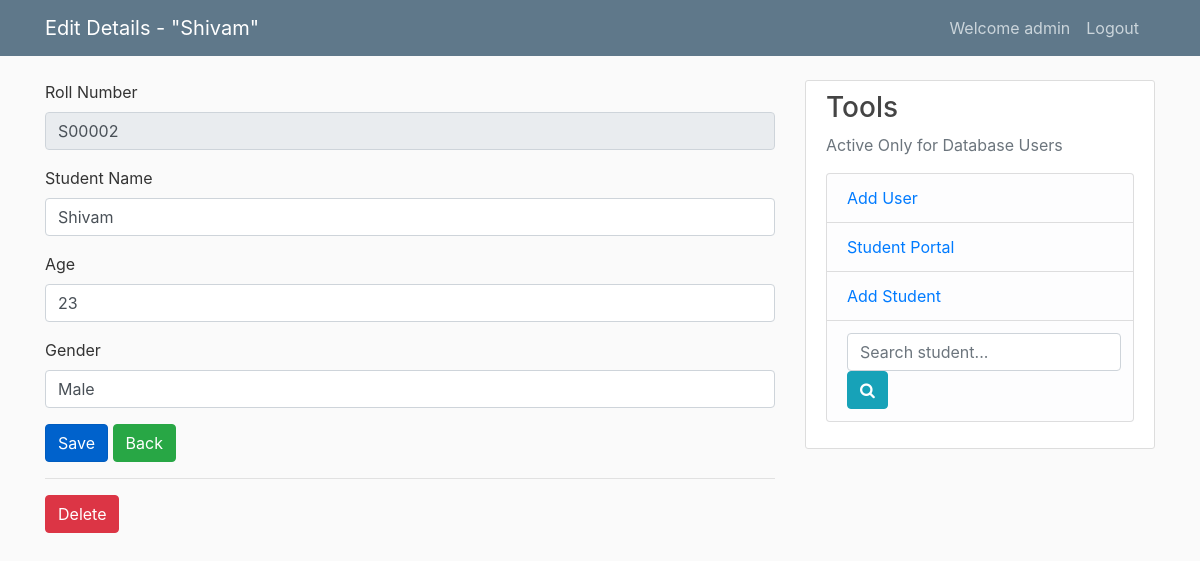
/student/2/update (signed in), run on an earlier commit of the app's database.
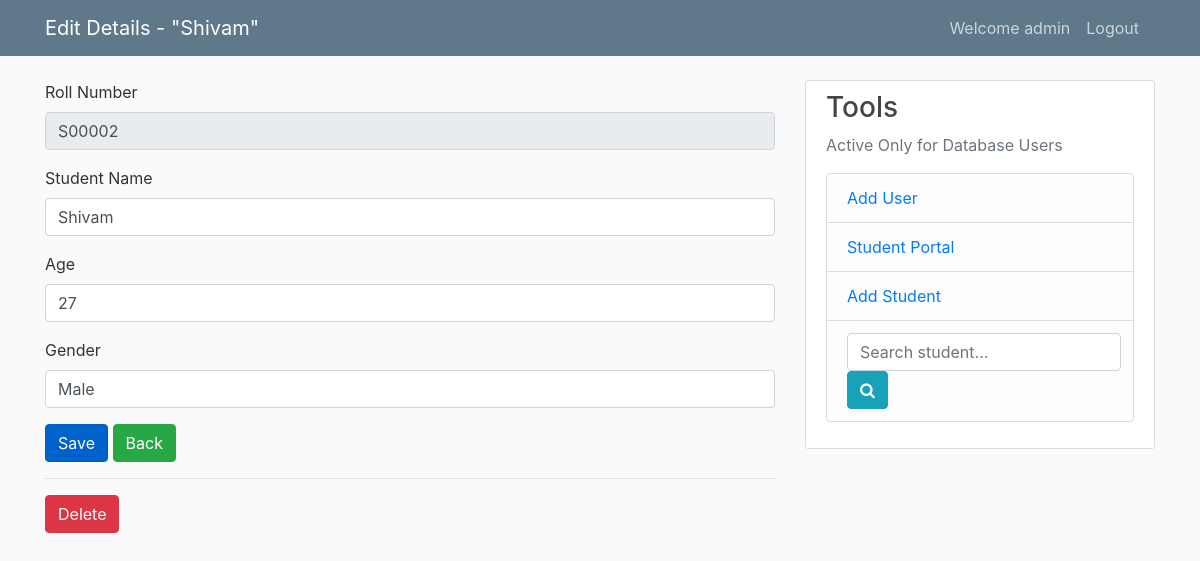
And on a later commit of the database.
### tables this page shows
CREATE TABLE student (
  id INTEGER PRIMARY KEY AUTOINCREMENT,
  name TEXT NOT NULL,
  age TEXT NOT NULL,
  gender CHAR(6) NOT NULL,
  add_date TIMESTAMP NOT NULL DEFAULT CURRENT_TIMESTAMP
);

### student/student.py (the view, shortened to what this page needs)
@bp.route('/<int:id>/update', methods=('GET', 'POST'))
@login_required
def update(id):
    student = get_students(id)
    return render_template('student/update.html', student=student)

### student/auth.py (called while the page is built)
@bp.before_app_request
def load_logged_in_user():
    user_id = session.get('user_id')
    if user_id is None:
        g.user = None
    else:
        g.user = get_db().execute(
            'SELECT * FROM user WHERE id = ?', (user_id,)
        ).fetchone()

def login_required(view):
    @functools.wraps(view)
    def wrapped_view(**kwargs):
        if g.user is None:
            return redirect(url_for('auth.login'))
        return view(**kwargs)
    return wrapped_view

### student/student.py (called while the page is built)
def get_students(id):
    student = get_db().execute(
        'SELECT id, "S0000" || CAST( id AS TEXT)  AS roll_number, name, age, gender, add_date '
        ' FROM student WHERE id=?',
        (id,)
    ).fetchone()
    if student is None:
        abort(404, "Post id {0} doesn't exist.".format(id))
    return student

### student/student_db.py (called while the page is built)
def get_db():
    if 'db' not in g:
        g.db = sqlite3.connect(
            current_app.config['DATABASE'],
            detect_types=sqlite3.PARSE_DECLTYPES
        )
        g.db.row_factory = sqlite3.Row
    return g.db

### student/templates/student/update.html
{% extends 'base.html' %}
{% block header %}
  {% block title %}Edit Details - "{{ student['name'] }}"{% endblock %}
{% endblock %}
{% block content %}
    <form method='post'>
       <div class="form-group">
          <label for="roll"> Roll Number </label>
          <input type="text" class="form-control" name="roll" id="roll" value="{{ student['roll_number'] }}" disabled>
        </div>
        <div class="form-group">
          <label for="name"> Student Name </label>
          <input type="text" class="form-control" name="name" id="name" value="{{ request.form['name'] or student['name'] }}" placeholder="name">
        </div>
        <div class="form-group">
          <label for="name"> Age </label>
          <input type="number" class="form-control" name="age" id="age" value="{{ request.form['age'] or student['age'] }}" min="1" max="99">
        </div>
        <div class="form-group">
          <label for="gender"> Gender </label>
          <input type="text" class='form-control' name="gender" id="gender" value="{{ request.form['gender'] or student['gender'] }}">
        </div>
        <button type="submit" class="btn btn-primary active">Save</button>
        <a href="{{ url_for('student.index') }}" class="btn btn-success"> Back </a>
    </form>
    <hr>
    <form action="{{ url_for('student.delete', id=student['id']) }}" method="post">
      <input class="btn btn-danger" type="submit" value="Delete" onclick="return confirm('Are you sure?');">
    </form>
{% endblock content %}

What changed in the data, as far as the page shows it:
changed student "Shivam": age "23" → "27"
